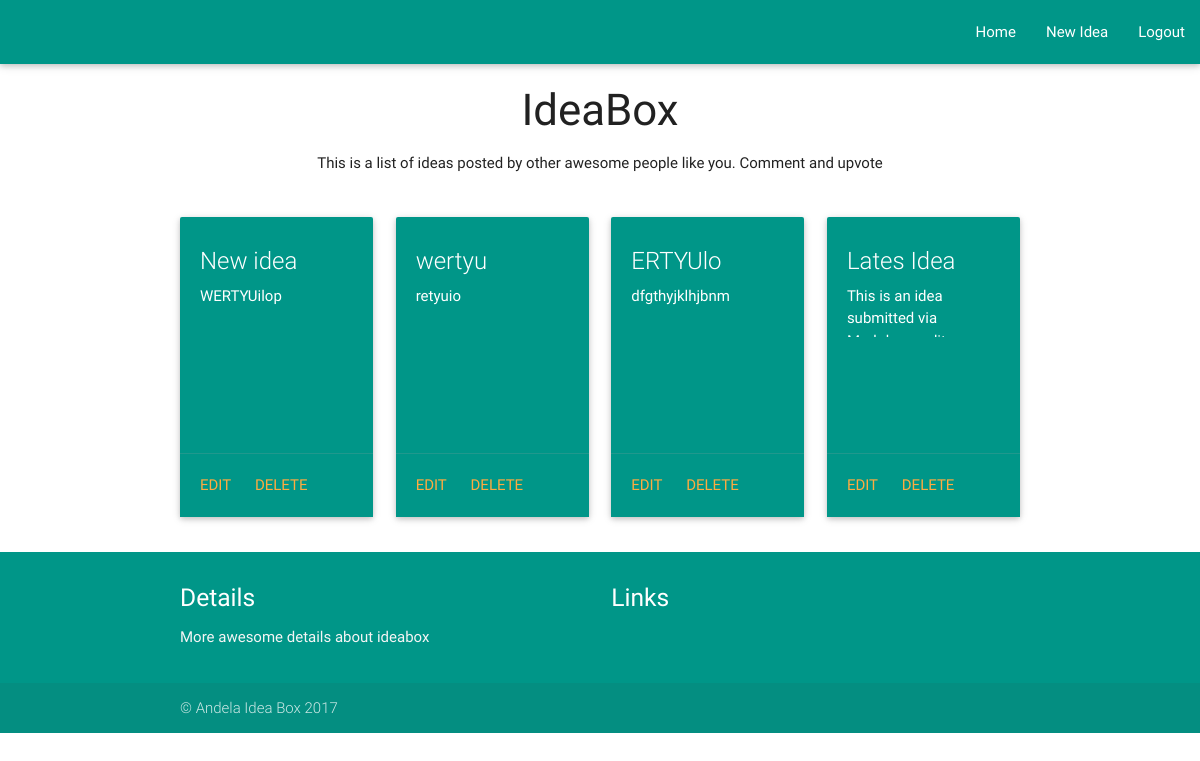
The app's page /profile (signed in) with its own data.
### database_setup.py (models this page shows)
class Ideas(Base):
    __tablename__ = 'idea'
    id = Column(Integer, primary_key = True, autoincrement = True)
    name = Column(String(80), nullable = False)
    description = Column(String(250), nullable = False)
    rating = Column(String(8), nullable = True)
    category = Column(String(250), nullable = False)
    tags = Column(String(250))
    user_id = Column(Integer, ForeignKey('user.id'))
    user = relationship(User)
    upvotes = Column(Integer, default = 0)
    downvotes = Column(Integer, default = 0)

### project.py (the view)
@app.route('/profile')
def profile():
    if session.get('user'):
        userEmail = session['user']
        user_id_set = dbsession.query(User.id).filter_by(email = userEmail).first()
        user_id = user_id_set[0]
        ideas = dbsession.query(Ideas).filter_by(user_id = user_id)
        return render_template('user.html', ideas=ideas)
    else:
        return render_template('error.html',error = 'Unauthorized Access')

### templates/user.html (shortened to what this page needs)
<!DOCTYPE html>
<html lang="en">
<head>
      <link type="text/css" rel="stylesheet" href="/static/css/materialize.min.css"  media="screen,projection"/>
</head>
<body>
        <div class="header">
            <nav class="teal">
                <ul class="right nav nav-pills pull-right">
                	<li role="presentation" class=""><a href="/home">Home</a></li>
                    <li role="presentation" class=""> <a href="/newidea"> New Idea </a> </li>
                    <li role="presentation" class=""> <a href="/logout"> Logout </a> </li>
                </ul>
            </nav>
            <h3 class="text-muted center">IdeaBox</h3>
        </div>
    <div class="container">
        <div class="row">
           <span> <p class="center"> This is a list of ideas posted by other awesome people like you. Comment and upvote </p> </span>
        </div>
        <div class="row">
          {% for idea in ideas %}
          <div class="col s12 m4 l3">
          <div class="card small teal">
            <div class="card-content white-text">
              <span class="card-title">{{idea.name}}</span>
              <p>{% filter markdown %}{{ idea.description }}{% endfilter %}</p>
            </div>
            <div class="card-action">
              <a href="/edit/{{idea.id}}/">Edit</a>
              <a href="/delete/{{idea.id}}/">Delete</a>
            </div>
          </div>
          </div>
          {% endfor %}
        </div>
    </div>
    <footer class="page-footer teal">
        <div class="container">
          <div class="row">
            <div class="col l6 s12">
              <h5 class="white-text"> Details </h5>
              <p class="grey-text text-lighten-4">
                More awesome details about ideabox
              </p>
            </div>
            <div class="col l4 offset-12 s12">
              <h5 class="white-text"> Links </h5>
            </div>
          </div>
        </div>
        <div class="footer-copyright">
          <div class="container"> &copy; Andela Idea Box 2017 </div>
        </div>
      </footer>
</body>
</html>

### records on screen
Ideas: name "New idea", description "WERTYUilop"
Ideas: name "wertyu", description "retyuio"
Ideas: name "ERTYUlo", description "dfgthyjklhjbnm"
Ideas: name "Lates Idea", description "This is an idea submitted via…"
